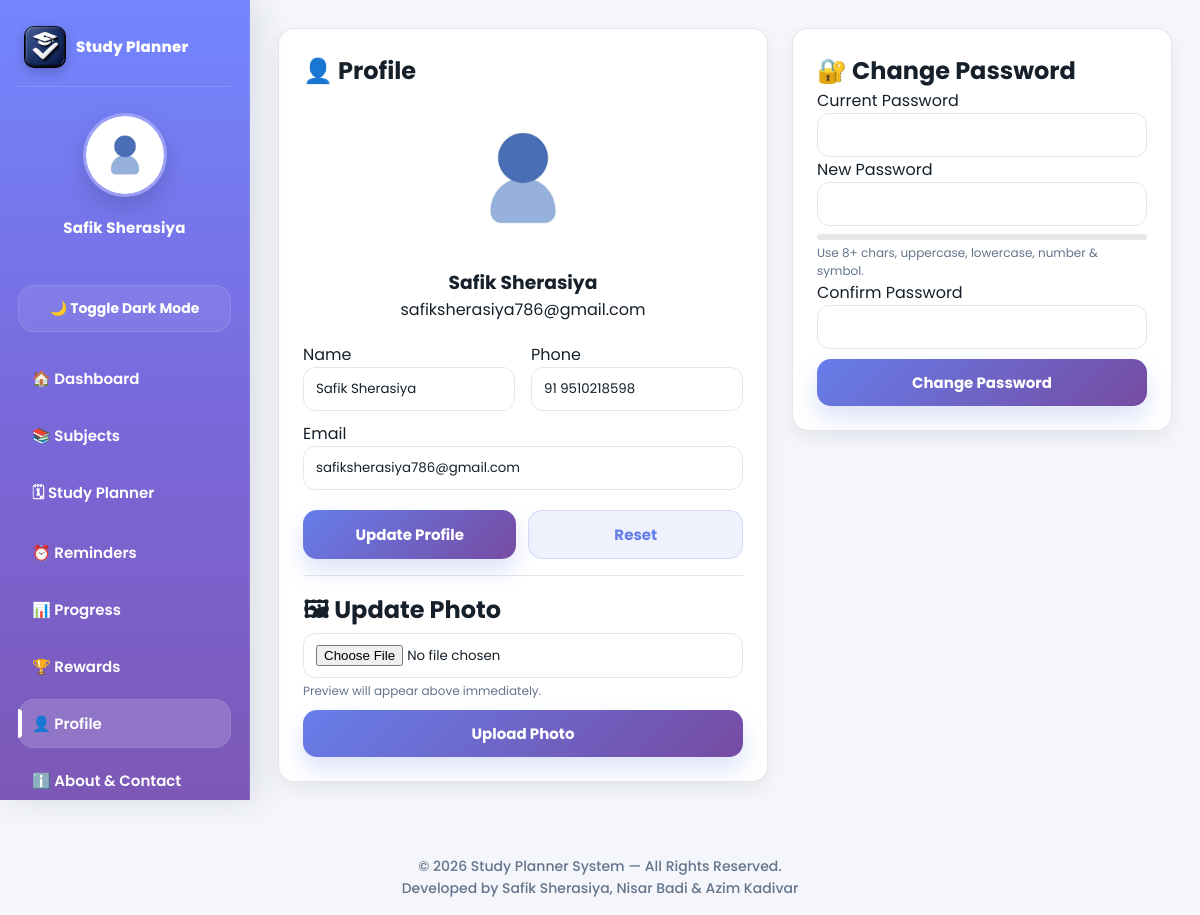
The app's page /profile.php (signed in) with its own data.
### tables this page shows
CREATE TABLE `users` (
  `id` int(11) NOT NULL,
  `name` varchar(100) NOT NULL,
  `email` varchar(100) NOT NULL,
  `password` varchar(255) NOT NULL,
  `created_at` timestamp NOT NULL DEFAULT current_timestamp(),
  `phone` varchar(20) DEFAULT NULL,
  `profile_pic` varchar(255) DEFAULT NULL,
  `points` int(11) NOT NULL DEFAULT 0,
  `badge` varchar(50) DEFAULT 'Beginner'
);

### profile.php (the view, shortened to what this page needs)
<?php
include("config.php");
$user_id = (int) $_SESSION['user_id'];
function getUserData($conn, $user_id)
{
    $stmt = $conn->prepare("SELECT id, name, email, phone, profile_pic, password FROM users WHERE id=? LIMIT 1");
    $stmt->bind_param("i", $user_id);
    $stmt->execute();
    $res = $stmt->get_result();
    if ($res && $res->num_rows > 0) {
        return $res->fetch_assoc();
    }
    return null;
}
$user = getUserData($conn, $user_id);
$name = $user['name'] ?? "";
$email = $user['email'] ?? "";
$phone = $user['phone'] ?? "";
$pic = $user['profile_pic'] ?? "";
?>
<!DOCTYPE html>
<html lang="en">
<head>
    <link rel="stylesheet" href="css/style.css?v=10">
</head>
<body class="dashboard-page">
<?php include("sidebar.php"); ?>
<div class="main profile-page">
    <div class="profile-grid">
        <div class="profile-card">
            <h2>👤 Profile</h2>
            <div class="profileTop">
                <?php if (!empty($pic) && file_exists("uploads/" . $pic)) { ?>
                    <img id="previewImg" class="avatar" src="uploads/<?php echo htmlspecialchars($pic); ?>">
                <?php } else { ?>
                    <img id="previewImg" class="avatar" src="uploads/default.png">
                <?php } ?>
                <div class="nameEmail">
                    <h3><?php echo htmlspecialchars($name); ?></h3>
                    <p><?php echo htmlspecialchars($email); ?></p>
                </div>
            </div>
            <form method="POST">
                <div class="profile-row">
                    <div>
                        <label>Name</label>
                        <input type="text" name="name" value="<?php echo htmlspecialchars($name); ?>" required>
                    </div>
                    <div>
                        <label>Phone</label>
                        <input type="text" name="phone" value="<?php echo htmlspecialchars($phone); ?>" placeholder="Enter phone">
                    </div>
                </div>
                <div class="profile-mt">
                    <label>Email</label>
                    <input type="email" name="email" value="<?php echo htmlspecialchars($email); ?>" required>
                </div>
                <div class="profile-actions">
                    <button class="btn" name="update_profile">Update Profile</button>
                    <button class="btn btnGhost" type="reset">Reset</button>
                </div>
            </form>
            <hr>
            <form method="POST" enctype="multipart/form-data">
                <h2>🖼 Update Photo</h2>
                <input type="file" name="profile_pic" id="profilePicInput" accept="image/*" required>
                <div class="help">Preview will appear above immediately.</div>
                <div class="profile-mt">
                    <button class="btn" name="upload_photo">Upload Photo</button>
                </div>
            </form>
        </div>
        <div class="profile-card">
            <h2>🔐 Change Password</h2>
            <form method="POST" onsubmit="return validatePassword();">
                <label>Current Password</label>
                <input type="password" name="current" required>
                <label class="profile-mt-label">New Password</label>
                <input type="password" name="new" id="newPass" required oninput="updateStrength();">
                <div class="strength">
                </div>
                <div class="help" id="strengthText">Use 8+ chars, uppercase, lowercase, number & symbol.</div>
                <label class="profile-mt-label">Confirm Password</label>
                <input type="password" name="confirm" id="confirmPass" required>
                <div class="profile-mt">
                    <button class="btn" name="change_password">Change Password</button>
                </div>
            </form>
        </div>
    </div>
</div>
<?php include("footer.php"); ?>
</body>
</html>

### sidebar.php (shortened to what this page needs)
<?php
include("config.php");
$user_id = (int) $_SESSION['user_id'];
$current_page = basename($_SERVER['PHP_SELF']);
$stmt = $conn->prepare("SELECT profile_pic, name FROM users WHERE id=? LIMIT 1");
$stmt->bind_param("i", $user_id);
$stmt->execute();
$user = $stmt->get_result()->fetch_assoc();
function activeLink($page, $current_page) {
    return $page === $current_page ? 'active' : '';
}
?>
<div class="sidebar" id="mainSidebar">
    <div class="sidebar-logo">
        <img src="images/app_logo.png" alt="Study Planner Logo">
        <span>Study Planner</span>
    </div>
    <div class="profile-box">
        <?php if (!empty($user['profile_pic']) && file_exists("uploads/" . $user['profile_pic'])) { ?>
            <img src="uploads/<?php echo htmlspecialchars($user['profile_pic']); ?>" alt="Profile">
        <?php } else { ?>
            <img src="uploads/default.png" alt="Profile">
        <?php } ?>
        <h3><?php echo htmlspecialchars($user['name'] ?? 'User'); ?></h3>
    </div>
    <button id="darkToggleBtn" class="theme-btn">🌙 Toggle Dark Mode</button>
    <a href="dashboard.php"  class="<?php echo activeLink('dashboard.php',  $current_page); ?>">🏠 Dashboard</a>
    <a href="subject.php"    class="<?php echo activeLink('subject.php',    $current_page); ?>">📚 Subjects</a>
    <a href="planner.php"    class="<?php echo activeLink('planner.php',    $current_page); ?>">🗓 Study Planner</a>
    <a href="reminders.php"  class="<?php echo activeLink('reminders.php',  $current_page); ?>">⏰ Reminders</a>
    <a href="progress.php"   class="<?php echo activeLink('progress.php',   $current_page); ?>">📊 Progress</a>
    <a href="rewards.php"    class="<?php echo activeLink('rewards.php',    $current_page); ?>">🏆 Rewards</a>
    <a href="profile.php"    class="<?php echo activeLink('profile.php',    $current_page); ?>">👤 Profile</a>
    <a href="about.php"    class="<?php echo activeLink('about.php',    $current_page); ?>">ℹ️ About & Contact</a>
</div>

### css/style.css (style rules this page uses)
:root { --bg: #f4f6fb; --text: #16202a; --muted: #64748b; --card: #ffffff; --border: rgba(15,23,42,0.10); --tableHead: rgba(102,126,234,0.10); --primary1: #667eea; --primary2: #764ba2; --shadow-sm: 0 8px 18px rgba(15,23,42,0.06); --shadow-md: 0 14px 30px rgba(15,23,42,0.10); --radius: 16px; --radius-lg: 22px; --ring: 0 0 0 4px rgba(102,126,234,0.18); --sidebarW: 250px; }
*, *::before, *::after { margin: 0; padding: 0; box-sizing: border-box; font-family: "Poppins", system-ui, -apple-system, Segoe UI, Roboto, Arial, sans-serif; }
* { scrollbar-width: none; -ms-overflow-style: none; }
html, body { height: 100%; overflow-x: hidden; }
body { background: var(--bg); color: var(--text); }
hr { border: none; border-top: 1px solid var(--border); margin: 16px 0; }
input, select, textarea { width: 100%; padding: 11px 12px; border-radius: 12px; border: 1px solid var(--border); background: transparent; color: var(--text); outline: none; transition: box-shadow 0.18s ease, border-color 0.18s ease; }
.btn { width: 100%; padding: 12px 14px; border: none; border-radius: 14px; background: linear-gradient(135deg, var(--primary1), var(--primary2)); color: #fff; font-size: 15px; font-weight: 700; cursor: pointer; transition: transform 0.18s ease, box-shadow 0.18s ease, filter 0.18s ease; box-shadow: 0 12px 22px rgba(102,126,234,0.22); }
.btnGhost { background: rgba(102,126,234,0.10); color: var(--primary1); border: 1px solid rgba(102,126,234,0.20); box-shadow: none; }
.sidebar { position: fixed; top: 0; left: 0; width: var(--sidebarW); height: 100vh; background: linear-gradient(180deg, #7286ff 0%, #7a67d8 55%, #7d58b6 100%); color: #fff; padding: 26px 18px; border-right: 1px solid rgba(255,255,255,0.10); display: flex; flex-direction: column; box-shadow: 8px 0 30px rgba(31,41,55,0.12); overflow-y: auto; z-index: 100; }
.sidebar-logo { display: flex; align-items: center; gap: 10px; padding: 0 6px 18px; border-bottom: 1px solid rgba(255,255,255,0.15); margin-bottom: 16px; flex-shrink: 0; }
.sidebar-logo img { width: 42px; height: 42px; border-radius: 10px; object-fit: cover; flex-shrink: 0; box-shadow: 0 4px 12px rgba(0,0,0,0.20); }
.sidebar-logo span { font-size: 15px; font-weight: 800; color: #fff; letter-spacing: 0.2px; line-height: 1.2; }
.profile-box { text-align: center; margin-bottom: 20px; padding: 10px 8px 18px; flex-shrink: 0; }
.profile-box img { width: 84px; height: 84px; border-radius: 50%; object-fit: cover; border: 3px solid rgba(255,255,255,0.28); box-shadow: 0 10px 24px rgba(0,0,0,0.15); }
.profile-box h3 { margin-top: 12px; font-size: 15px; font-weight: 700; color: #fff; letter-spacing: 0.2px; }
.theme-btn { width: 100%; padding: 12px 14px; border: 1px solid rgba(255,255,255,0.12); border-radius: 16px; margin: 8px 0 22px; cursor: pointer; background: rgba(255,255,255,0.08); color: #fff; font-weight: 700; font-size: 14px; transition: all 0.2s ease; flex-shrink: 0; }
.sidebar a { display: flex; align-items: center; gap: 12px; color: #fff; text-decoration: none; padding: 13px 14px; margin-bottom: 8px; border-radius: 16px; font-weight: 600; font-size: 15px; transition: all 0.22s ease; position: relative; flex-shrink: 0; }
.sidebar a.active { background: rgba(255,255,255,0.16); box-shadow: inset 0 0 0 1px rgba(255,255,255,0.08); }
.sidebar a.active::before { content: ""; position: absolute; left: 0; top: 10px; bottom: 10px; width: 4px; border-radius: 0 8px 8px 0; background: #fff; }
.main { margin-left: var(--sidebarW); padding: 28px; }
.profile-grid { display: grid; grid-template-columns: 1fr 380px; gap: 24px; align-items: start; }
.profile-card { background: var(--card); border: 1px solid var(--border); border-radius: 16px; padding: 24px; box-shadow: var(--shadow-sm); }
.profile-row { display: grid; grid-template-columns: 1fr 1fr; gap: 16px; }
.profileTop { text-align: center; margin-bottom: 20px; }
.avatar { width: 180px; height: 180px; border-radius: 50%; object-fit: cover; display: block; margin: auto; }
.profile-actions { display: flex; gap: 12px; margin-top: 20px; }
.profile-mt { margin-top: 10px; }
.strength { height: 6px; background: var(--border); border-radius: 999px; overflow: hidden; margin: 8px 0 4px; }
.help { font-size: 12px; color: var(--muted); margin-top: 4px; }

### records on screen
users: name "Safik Sherasiya", email "safiksherasiya786@gmail.com", phone "91 9510218598"
